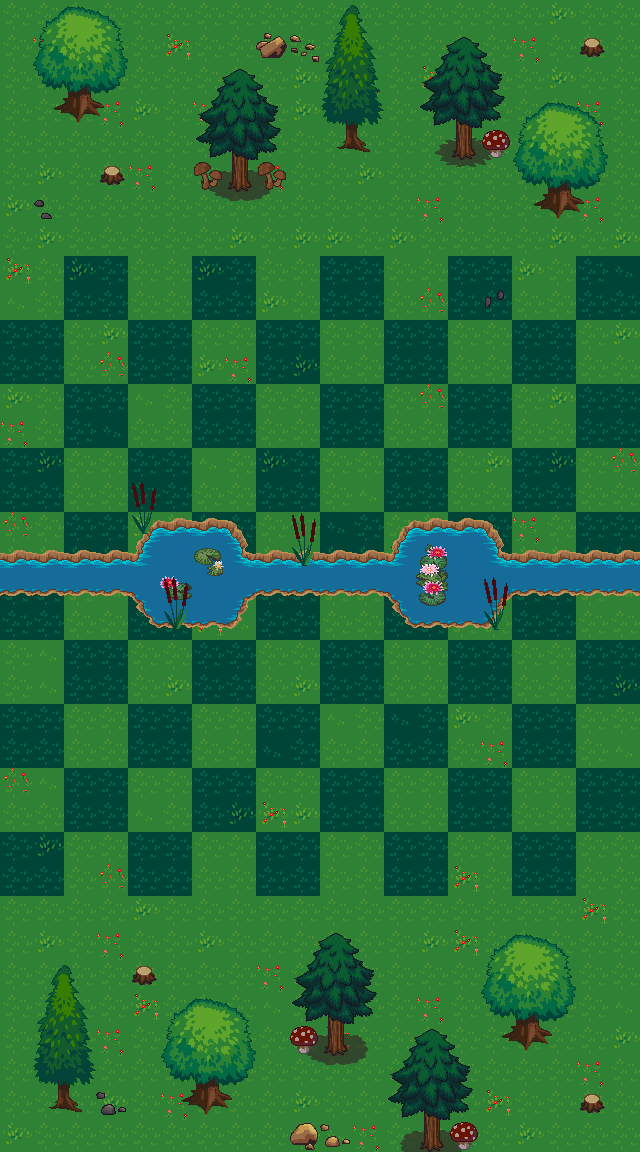

A 2D game scene composited from a Tiled map and its tileset images. What follows is a short description and the map's XML, with each tile layer's data collapsed to a summary:
An orthogonal 20x36 tile map with 32x32 px tiles, 5 tile layers (background, stem, foreground, Kachelebene 4, ...).

<map version="1.2" tiledversion="1.3.0" orientation="orthogonal" renderorder="right-down" compressionlevel="0" width="20" height="36" tilewidth="32" tileheight="32" infinite="0" nextlayerid="13" nextobjectid="1">
 <properties>
  <property name="grid_bottom" type="int" value="9" />
  <property name="grid_left" type="int" value="0" />
 </properties>
 <tileset firstgid="1" source="terrain_atlas.tsx" />
 <layer id="9" name="background" width="20" height="36">
  <data>[720 cells, 720 non-empty, 10 distinct tile ids]</data>
 </layer>
 <layer id="5" name="stem" width="20" height="36">
  <data>[720 cells, 4 non-empty, 1 distinct tile ids]</data>
 </layer>
 <layer id="4" name="foreground" width="20" height="36">
  <data>[720 cells, 187 non-empty, 64 distinct tile ids]</data>
 </layer>
 <layer id="10" name="Kachelebene 4" width="20" height="36">
  <data>[720 cells, 14 non-empty, 5 distinct tile ids]</data>
 </layer>
 <layer id="11" name="Kachelebene 5" width="20" height="36">
  <data>[720 cells, 0 non-empty, 0 distinct tile ids]</data>
 </layer>
</map>
